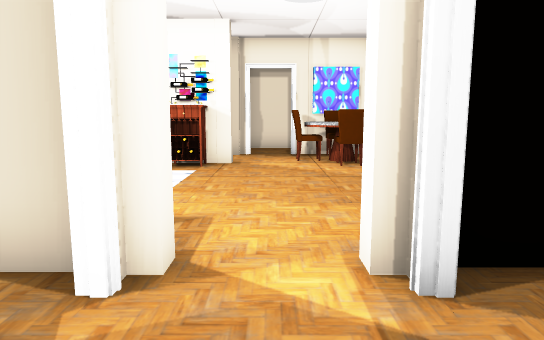
view 1 (above)

16 first-person views from a walk through a Unity game level. The camera is 1.3 m above the floor, tilts 8° down and sees 70° across. Doors are open. The floor is counted in squares, 1 m on a side. Each view is taken from the middle of a square. On the plan, view 1 faces up. The plan holds only what a view shows up to about 16 squares ahead; the rest is blank. The player character is not drawn. Some surface patterns are stand-ins.

view 2
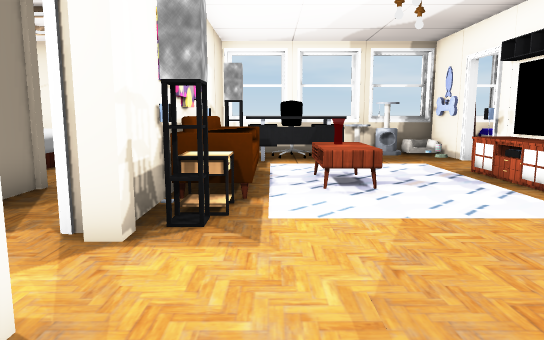

view 3
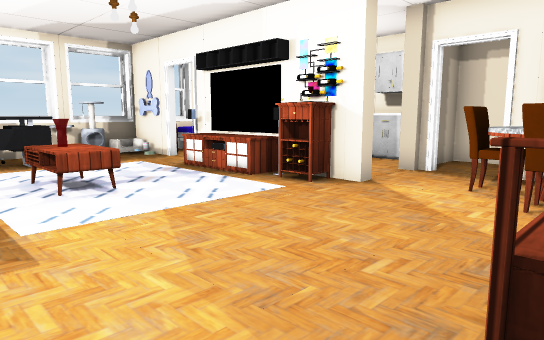

view 4
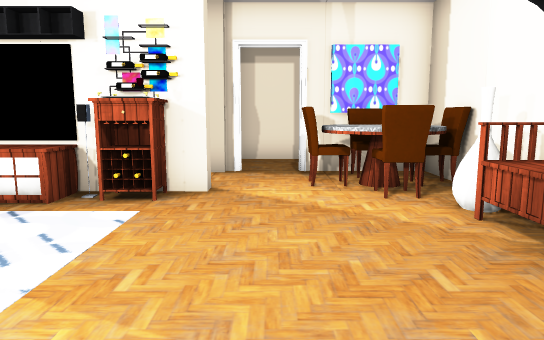

view 5
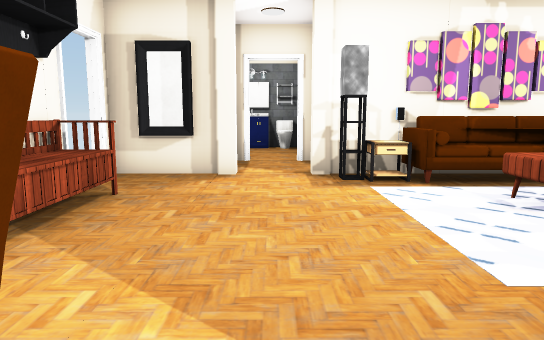

view 6
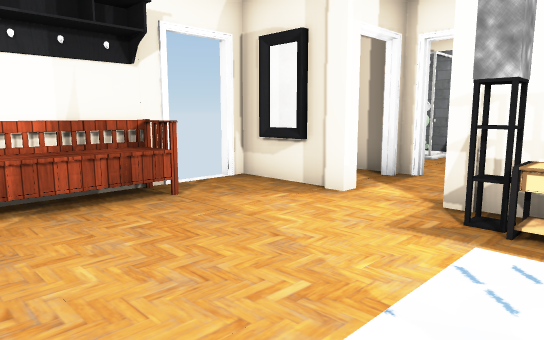

view 7
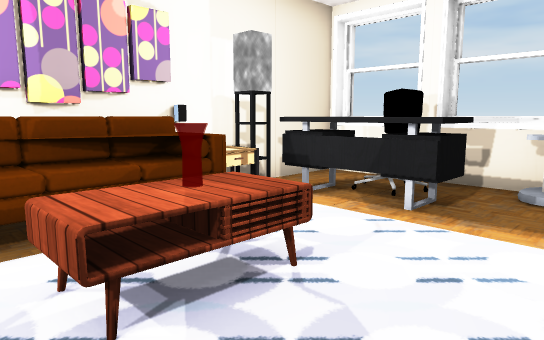

view 8
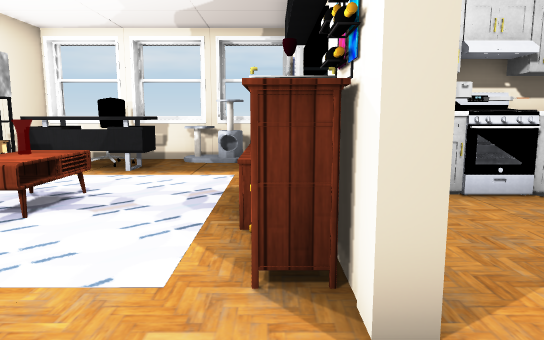

view 9
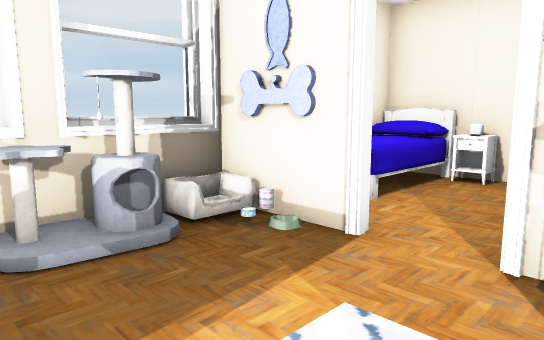

view 10
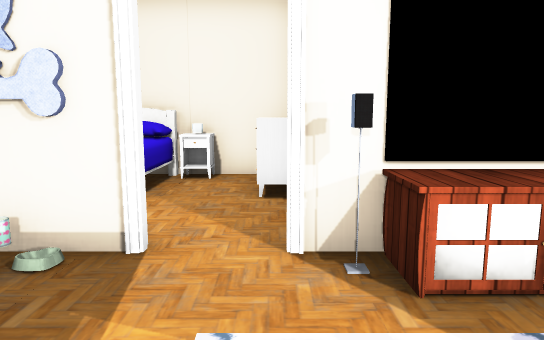

view 11
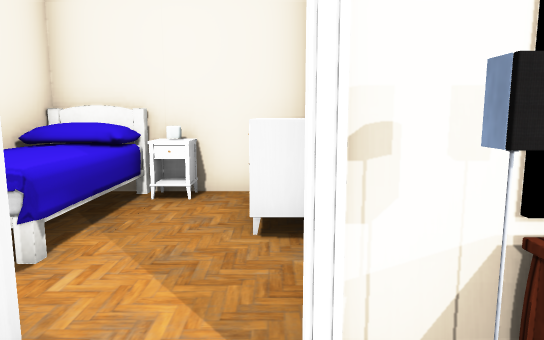

view 12
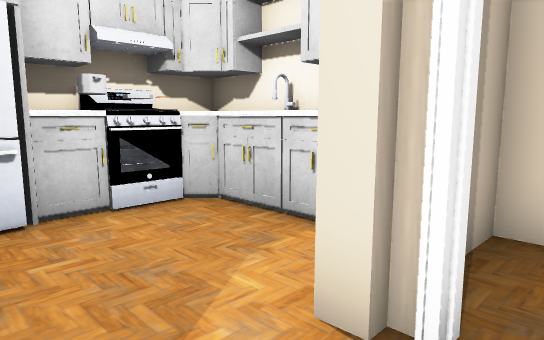

view 13
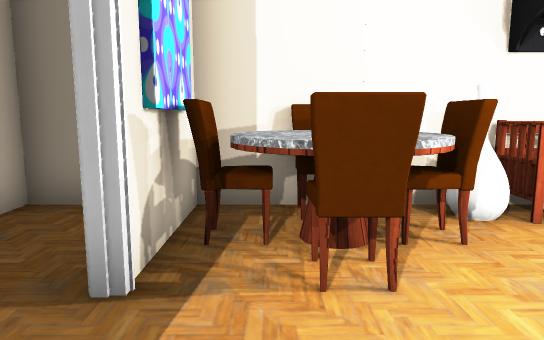

view 14
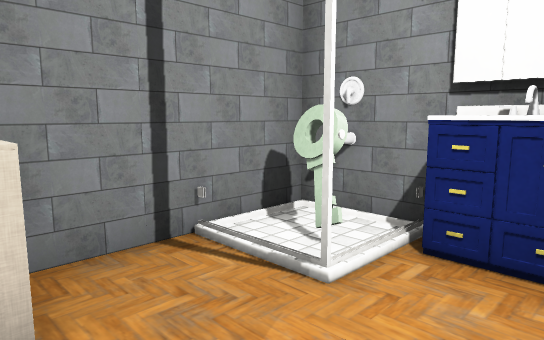

view 15
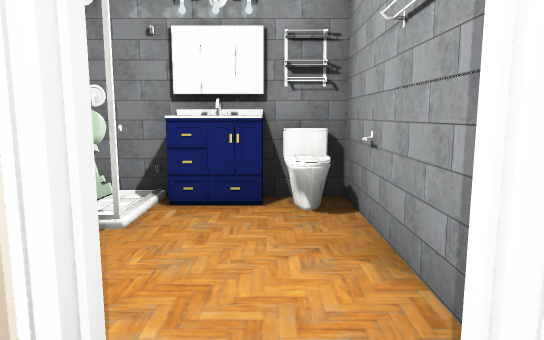

view 16
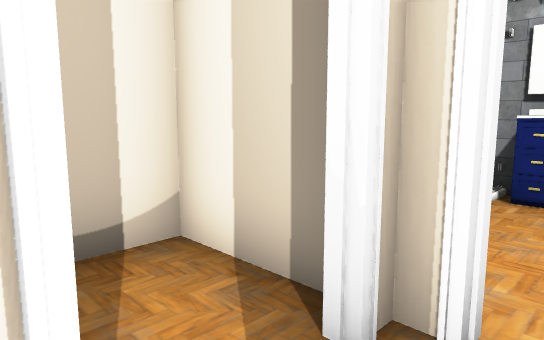

### Floor plan
Key: @ floor where view 1 was taken; # wall or solid block; . floor; D open door; ^ raised ledge; O other object.
Columns run from 11 left of view 1 to 4 right of it. Each row starts with its distance up from view 1.
 16 ################
 15 #OO#O##^###....#
 14 #OO.OOO... ....#
 13 #O#.O#O...OD####
 12 #OO. OO.....OOO#
 11 ##ODD O###O.OOO#
 10 # ...OOO##...OO#
  9 #O............O#
  8 #O...    .....O#
  7 # ^^..OO .....O#
  6 #OO^.  O .....O#
  5 #OO^.OOOO......D
  4 #  #OOOOOO.....D
  3 # ########O.O###
  2         ..D.D..#
  1       .O###D####
  0      ..   #@..^#
 -1     OO    #....#
 -2           #..O.#
 -3           #O..O#
 -4           ######

Positions as (right, up) in squares from view 1, and headings:
1: (0, 0), facing up
2: (3, 5), facing left
3: (3, 4), facing up-left
4: (0, 4), facing up
5: (0, 12), facing down
6: (-3, 9), facing down-right
7: (-3, 9), facing down-left
8: (1, 10), facing left
9: (-6, 7), facing up-left
10: (-7, 7), facing up
11: (-7, 9), facing up
12: (0, 11), facing up-left
13: (-2, 12), facing right
14: (0, 0), facing down-right
15: (0, 2), facing down
16: (0, 3), facing down-right
